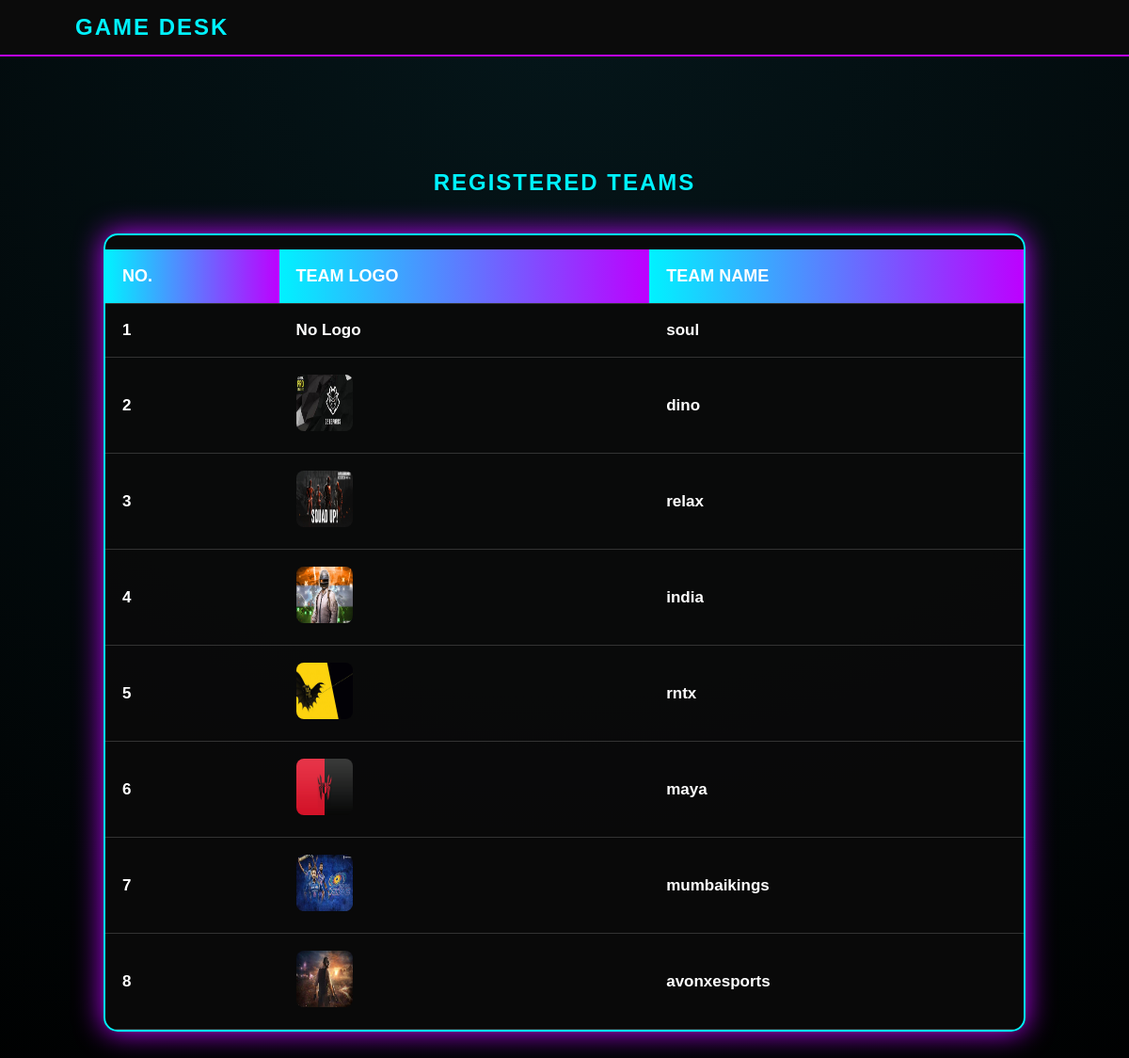
Page /all_team_entries/ on the committed database.
### coreapp/models.py (models this page shows, shortened)
class TeamRegistration(models.Model):
    user = models.ForeignKey(User, on_delete=models.CASCADE)
    tournament = models.ForeignKey(Tournament, on_delete=models.CASCADE)
    team_name = models.CharField(max_length=100)
    contact_email = models.EmailField()
    contact_phone = models.CharField(max_length=15)
    team_logo = models.ImageField(upload_to='team_logos/', blank=True, null=True)
    payment_status = models.CharField(
        max_length=20,
        choices=[
            ('Pending', 'Pending'),
            ('Paid', 'Paid'),
        ],
        default='Pending'
    )
    approval_status = models.CharField(
        max_length=20,
        choices=[
            ('Pending', 'Pending'),
            ('Approved', 'Approved'),
            ('Rejected', 'Rejected'),
        ],
        default='Pending'
    )
    created_at = models.DateTimeField(auto_now_add=True)

### coreapp/views.py (the view)
# urls.py: path('all_team_entries/', views.all_team_entries, name='all_team_entries'),
def all_team_entries(request):
    teams = TeamRegistration.objects.filter(approval_status="Approved")
    return render(request, "all_team_entries.html", {
        "teams": teams
    })

### templates/all_team_entries.html (shortened to what this page needs)
{% load static %}
<!DOCTYPE html>
<html>
<head>
    <link rel="stylesheet" href="{% static 'css/style.css' %}">
</head>
<body>
<nav class="navbar">
    <h2>GAME DESK</h2>
</nav>
<section class="entries-container">
    <h1 class="neon-title">Registered Teams</h1>
    <div class="entries-table-box">
        <table class="entries-table">
            <thead>
                <tr>
                    <th>No.</th>
                    <th>Team Logo</th>
                    <th>Team Name</th>
                </tr>
            </thead>
                <tbody>
{% for team in teams %}
<tr>
    <td>{{ forloop.counter }}</td>
    <td>
        {% if team.team_logo %}
            <img src="{{ team.team_logo.url }}" width="60" height="60" style="border-radius:8px;">
        {% else %}
            No Logo
        {% endif %}
    </td>
    <td>{{ team.team_name }}</td>
</tr>
{% empty %}
<tr>
    <td colspan="3">No Teams Registered Yet</td>
</tr>
{% endfor %}
</tbody>
        </table>
    </div>
</section>
</body>
</html>

### static/css/style.css (style rules this page uses)
* { margin: 0; padding: 0; box-sizing: border-box; font-family: Arial, sans-serif; }
body { background: radial-gradient(circle at top, #05161a, #000); color: white; min-height: 100vh; }
.navbar { background: #0b0b0b; border-bottom: 2px solid #bd00ff; padding: 15px 30px 15px 80px; display: flex; justify-content: space-between; align-items: center; top: 0; z-index: 999; }
section { padding: 60px 20px; }
body { margin: 0; min-height: 100vh; }
.entries-container { width: 85%; margin: 60px auto; text-align: center; }
.entries-table-box { margin-top: 40px; background: rgba(10,10,10,0.95); border: 2px solid #00f2ff; border-radius: 15px; box-shadow: 0 0 30px #bd00ff; overflow: hidden; }
.entries-table { width: 100%; border-collapse: collapse; }
.entries-table th { background: linear-gradient(90deg, #00f2ff, #bd00ff); color: white; padding: 18px; font-size: 18px; }
.entries-table td { padding: 18px; border-top: 1px solid #222; color: white; font-size: 17px; }
body { background-color: #0f0f0f; color: #ffffff; font-family: 'Poppins', sans-serif; margin: 0; padding: 0; }
h1, h2 { text-align: center; text-transform: uppercase; color: #00f2ff; letter-spacing: 2px; }
table { width: 100%; border-collapse: collapse; margin-top: 15px; }
th, td { padding: 12px; text-align: left; border-bottom: 1px solid #333; }
th { color: #888; font-size: 0.9rem; text-transform: uppercase; }
td { font-weight: 600; color: #eee; }

### rows in the picture
TeamRegistration: shows "No Logo", team_name "soul"
TeamRegistration: team_logo (picture), team_name "dino"
TeamRegistration: team_logo (picture), team_name "relax"
TeamRegistration: team_logo (picture), team_name "india"
TeamRegistration: team_logo (picture), team_name "rntx"
TeamRegistration: team_logo (picture), team_name "maya"
TeamRegistration: team_logo (picture), team_name "mumbaikings"
TeamRegistration: team_logo (picture), team_name "avonxesports"
